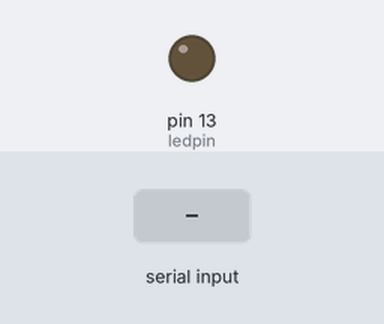
A sketch run on a simulated Arduino Uno, built with avr-gcc and run on an emulated ATmega328P. On the bench: output pins drawn as LEDs (lit = HIGH). The inputs (shaded band) are chosen by the test bench. What the sketch prints to the serial monitor is not drawn.

Above: at 1.2 s.
1.3 s: "R" received over Serial
At 1.7 s:
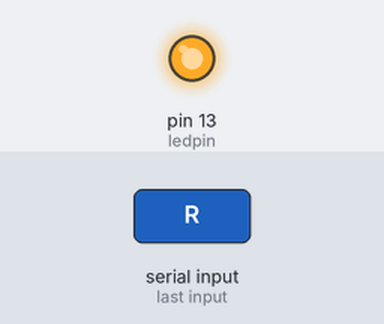
Timing chart, 0 to 4.3 s (numbered marks = the images above; inputs shaded):
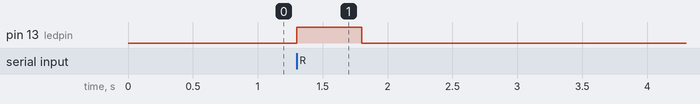

Measured:
- after the input at 1.3 s, pin 13 (ledpin): LOW → HIGH at once, → LOW 0.50 s later

The sketch:

HelloWorld_Arduino.ino
```cpp
int val;
int ledpin = 13;

void setup()
{
  Serial.begin (9600);
  pinMode (ledpin, OUTPUT);
}

void loop()
{
  val=Serial.read();
  if (val == 'R')
   {
    digitalWrite (ledpin, HIGH);
    delay (500);
    digitalWrite (ledpin, LOW);
    delay (500);
    Serial.println("Hello, world!");
   }
}
//Author: IPOleksenko
```
